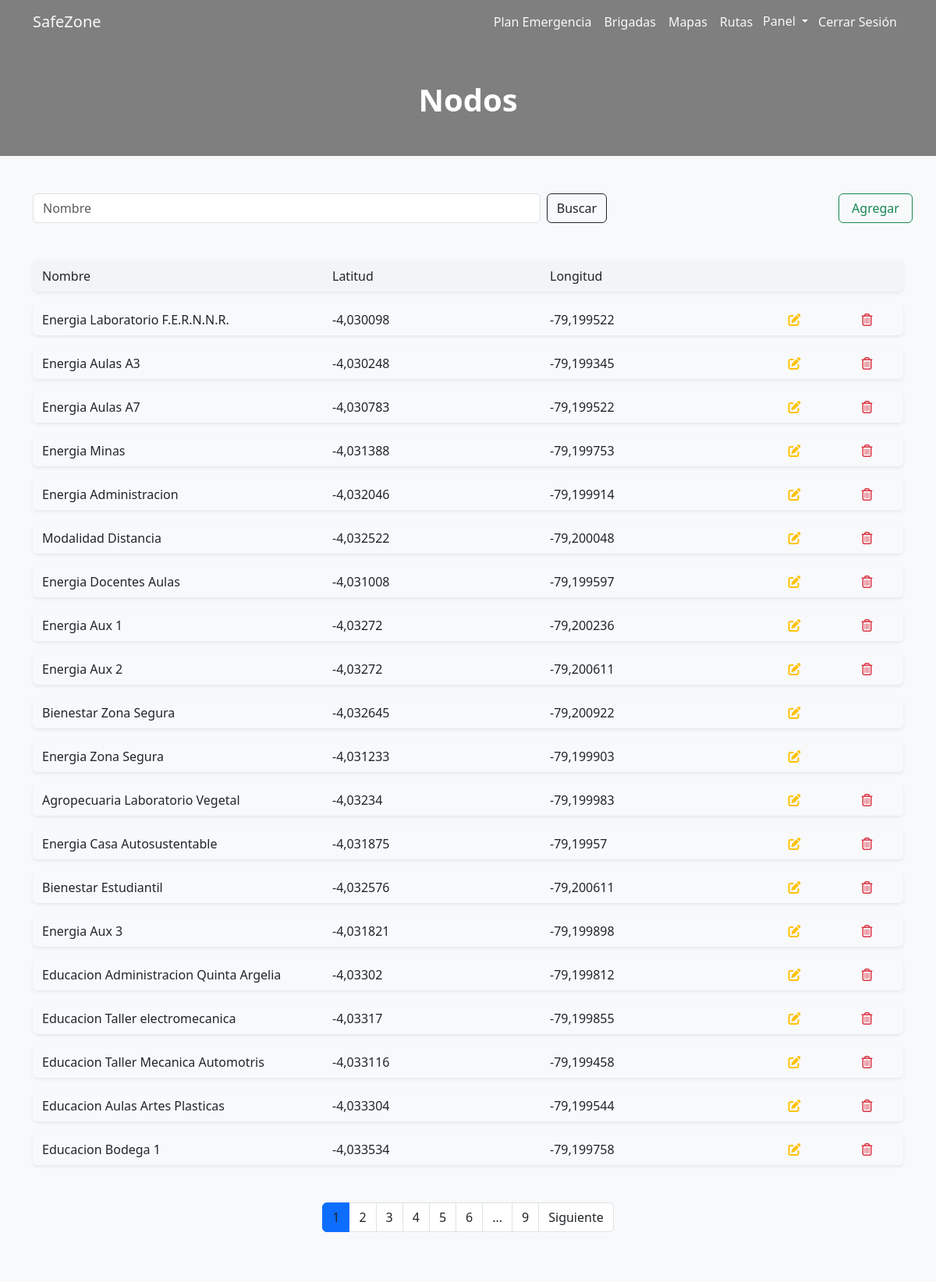
The page /node/ (signed in) on the database its author committed.
### resqroute/models.py (models this page shows, shortened)
class Node(models.Model):
    name = models.CharField(max_length=50, unique=True, null=False)
    latitude = models.FloatField(null=False)
    longitude = models.FloatField(null=False)
    is_safe = models.CharField(max_length=1, null=False)

### resqroute/views.py (the view)
# urls.py: path('node/', views.node, name = 'node'),
@login_required
def node(request):
    print("a")
    query = request.GET.get('search_name', '')
    page = request.GET.get('page', 1)
    node = Node.objects.all()
    try:
        paginator = Paginator(node, 20)
        node = paginator.page(page)
    except:
        raise Http404
    if query:
        node = Node.objects.filter(name__icontains=query)
    contex = {
        'items': node,
        'paginator': paginator,
    }
    return render(request, 'admin/node/node.html', contex)

### resqroute/templates/admin/node/node.html (shortened to what this page needs)
{% extends user.is_authenticated|yesno:'authenticated.html,model.html' %}
{%block content %}
<main class="container-fluid text-center p-0">
  <h1 class="fw-bold text-white m-5">Nodos</h1>
  <div class="container-fluid bg-light">
    <div class="container pt-5 pb-5">
      <div class="row d-flex justify-content-between">
        <form class="col-9 col-sm-9 col-lg-8 d-flex" role="search" method="GET">
          <input
            class="form-control me-2"
            type="search"
            placeholder="Nombre"
            aria-label="Search"
            name="search_name"
          />
          <button class="btn btn-outline-dark" type="submit">Buscar</button>
        </form>
        <a
          class="col-3 col-sm-2 col-lg-1 btn btn-outline-success"
          href="{% url 'add_node' %}"
        >
          Agregar
        </a>
      </div>
      <div class="container mt-5 mb-5">
        <div
          class="row pt-2 pb-2 mt-3 mb-3 shadow-sm rounded"
          style="background-color: #f3f4f6"
        >
          <div class="col-4 text-start">Nombre</div>
          <div class="col-3 text-start d-none d-md-block">Latitud</div>
          <div class="col-3 text-start d-none d-md-block">Longitud</div>
        </div>
        {% for item in items %}
        <div class="row pt-2 pb-2 mt-3 mb-3 shadow-sm rounded">
          <div class="col-9 col-sm-4 text-start">{{ item.name }}</div>
          <div class="col-3 col-sm-3 d-none d-md-block text-start">
            {{ item.latitude }}
          </div>
          <div class="col-3 col-sm-3 d-none d-md-block text-start">
            {{ item.longitude }}
          </div>
          <div class="col-1 col-sm-1">
            <a class="text-warning" href="{% url 'update_node' item.id %}"
              ><i class="fa-solid fa-pen-to-square"></i
            ></a>
          </div>
          {% if item.is_safe != 's' %}
          <div class="col-2 col-sm-1">
            <a
              class="text-danger"
              href="#"
              onclick="confirm_delete({{ item.id }})"
              ><i class="fa-regular fa-trash-can"></i
            ></a>
          </div>
          {% endif %}
        </div>
        {% endfor %}
      </div>
      <div>{% include '../../util/paginator.html' %}</div>
    </div>
  </div>
</main>
{% endblock %}

### resqroute/static/css/main.css (style rules this page uses)
html { -webkit-box-sizing: border-box; -moz-box-sizing: border-box; box-sizing: border-box; }
*, *:before, *:after { -webkit-box-sizing: inherit; -moz-box-sizing: inherit; box-sizing: inherit; }
body { background: url("https://www.unl.edu.ec/sites/default/files/galeria/2021/02/HEADER1.jpg") rgba(0, 0, 0, 0.5); background-blend-mode: multiply; background-position: center; background-size: cover; background-repeat: no-repeat; }

### rows shown on the page
Node: name "Energia Laboratorio F.E.R.N.N.R.", latitude "-4,030098", longitude "-79,199522"
Node: name "Energia Aulas A3", latitude "-4,030248", longitude "-79,199345"
Node: name "Energia Aulas A7", latitude "-4,030783", longitude "-79,199522"
Node: name "Energia Minas", latitude "-4,031388", longitude "-79,199753"
Node: name "Energia Administracion", latitude "-4,032046", longitude "-79,199914"
Node: name "Modalidad Distancia", latitude "-4,032522", longitude "-79,200048"
Node: name "Energia Docentes Aulas", latitude "-4,031008", longitude "-79,199597"
Node: name "Energia Aux 1", latitude "-4,03272", longitude "-79,200236"
Node: name "Energia Aux 2", latitude "-4,03272", longitude "-79,200611"
Node: name "Bienestar Zona Segura", latitude "-4,032645", longitude "-79,200922"
Node: name "Energia Zona Segura", latitude "-4,031233", longitude "-79,199903"
Node: name "Agropecuaria Laboratorio Vegetal", latitude "-4,03234", longitude "-79,199983"
Node: name "Energia Casa Autosustentable", latitude "-4,031875", longitude "-79,19957"
Node: name "Bienestar Estudiantil", latitude "-4,032576", longitude "-79,200611"
Node: name "Energia Aux 3", latitude "-4,031821", longitude "-79,199898"
Node: name "Educacion Administracion Quinta Argelia", latitude "-4,03302", longitude "-79,199812"
Node: name "Educacion Taller electromecanica", latitude "-4,03317", longitude "-79,199855"
Node: name "Educacion Taller Mecanica Automotris", latitude "-4,033116", longitude "-79,199458"
Node: name "Educacion Aulas Artes Plasticas", latitude "-4,033304", longitude "-79,199544"
Node: name "Educacion Bodega 1", latitude "-4,033534", longitude "-79,199758"

### other values the page prints
{{ page }} "1" "2" "3" "4" "5" "6"
{{ paginator.num_pages }} "9"
